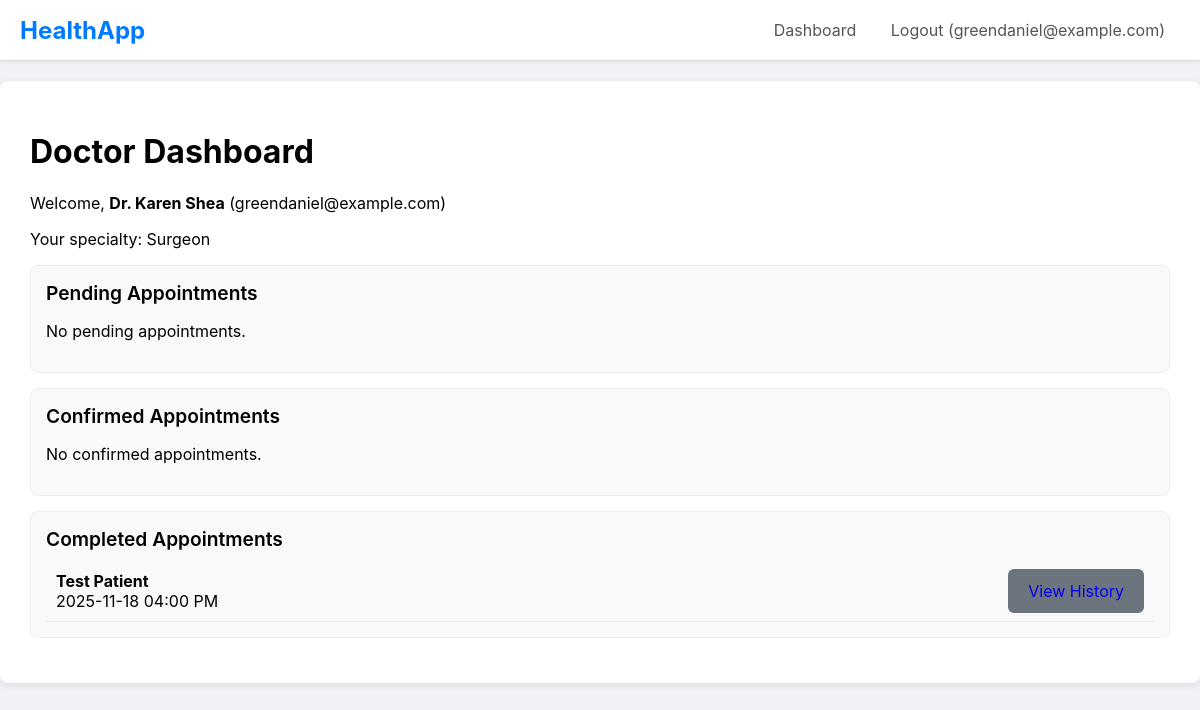
Before: /doctor_dashboard (signed in) with the older database file.
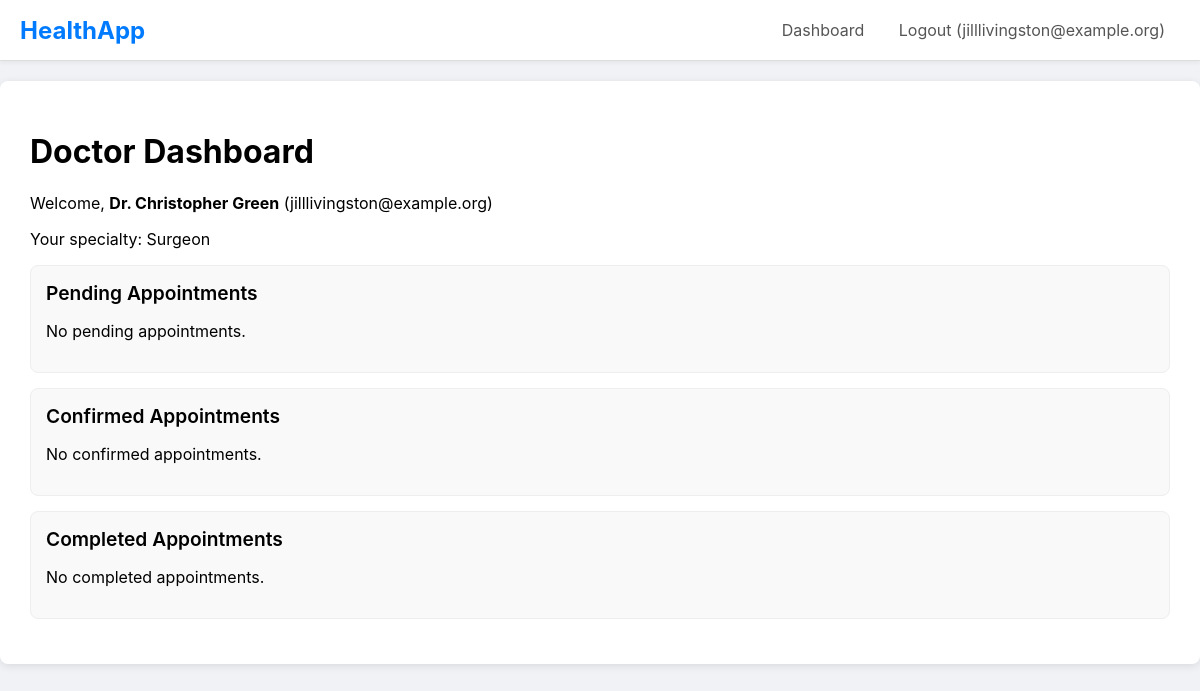
After: the same page with the newer database file.
### main.py (models this page shows, shortened)
class User(db.Model, UserMixin):
    id = db.Column(db.Integer, primary_key=True)
    email = db.Column(db.String(120), unique=True, nullable=False)
    password_hash = db.Column(db.String(60), nullable=False)
    role = db.Column(db.String(20), nullable=False)
    patient_profile = db.relationship('PatientProfile', backref='user', uselist=False, cascade="all, delete-orphan")
    doctor_profile = db.relationship('DoctorProfile', backref='user', uselist=False, cascade="all, delete-orphan")
    insurance_profile = db.relationship('InsuranceProfile', backref='user', uselist=False, cascade="all, delete-orphan")

class DoctorProfile(db.Model):
    id = db.Column(db.Integer, primary_key=True)
    full_name = db.Column(db.String(100), nullable=False, default='Dr. Unnamed')
    phone = db.Column(db.String(20))
    specialty = db.Column(db.String(100))
    practice_address = db.Column(db.String(200))
    pincode = db.Column(db.String(10))
    user_id = db.Column(db.Integer, db.ForeignKey('user.id'), nullable=False, unique=True)
    records_written = db.relationship('MedicalRecord', backref='doctor', lazy='dynamic', foreign_keys='MedicalRecord.doctor_id')
    appointments = db.relationship('Appointment', backref='doctor', lazy='dynamic', foreign_keys='Appointment.doctor_id')
    reviews = db.relationship('DoctorReview', backref='doctor_profile', lazy='dynamic', foreign_keys='DoctorReview.doctor_id')
    files_written = db.relationship('MedicalFile', backref='doctor', lazy='dynamic', foreign_keys='MedicalFile.doctor_id')
    permitted_patients = db.relationship('PatientProfile', secondary=patient_doctor_permissions,
        back_populates='permitted_doctors')

class Appointment(db.Model):
    id = db.Column(db.Integer, primary_key=True)
    appointment_time = db.Column(db.DateTime, nullable=False)
    status = db.Column(db.String(20), nullable=False, default='Pending') # Pending, Confirmed, Cancelled, Completed
    patient_id = db.Column(db.Integer, db.ForeignKey('patient_profile.id'), nullable=False)
    doctor_id = db.Column(db.Integer, db.ForeignKey('doctor_profile.id'), nullable=False)

class PatientProfile(db.Model):
    id = db.Column(db.Integer, primary_key=True)
    full_name = db.Column(db.String(100), nullable=False, default='Unnamed')
    phone = db.Column(db.String(20))
    address = db.Column(db.String(200))
    pincode = db.Column(db.String(10))
    user_id = db.Column(db.Integer, db.ForeignKey('user.id'), nullable=False, unique=True)
    records = db.relationship('MedicalRecord', backref='patient', lazy='dynamic', foreign_keys='MedicalRecord.patient_id')
    appointments = db.relationship('Appointment', backref='patient', lazy='dynamic', foreign_keys='Appointment.patient_id')
    reviews = db.relationship('DoctorReview', backref='patient', lazy='dynamic', foreign_keys='DoctorReview.patient_id')
    files = db.relationship('MedicalFile', backref='patient', lazy='dynamic', foreign_keys='MedicalFile.patient_id')
    permitted_doctors = db.relationship('DoctorProfile', secondary=patient_doctor_permissions,
        back_populates='permitted_patients')

### main.py (the view)
@app.route("/doctor_dashboard")
@login_required
@role_required('doctor')
def doctor_dashboard():
    appointments = g.profile.appointments.order_by(Appointment.appointment_time.asc()).all()
    pending_apts = [a for a in appointments if a.status == 'Pending']
    confirmed_apts = [a for a in appointments if a.status == 'Confirmed']
    completed_apts = [a for a in appointments if a.status == 'Completed']
    return render_template('doctor_dashboard.html',
                           pending_apts=pending_apts,
                           confirmed_apts=confirmed_apts,
                           completed_apts=completed_apts)

### main.py (called while the page is built)
@login_manager.user_loader
def load_user(user_id):
    return db.session.get(User, int(user_id))

def role_required(role_name):
    def decorator(f):
        @wraps(f)
        def decorated_function(*args, **kwargs):
            if not current_user.is_authenticated or current_user.role != role_name:
                abort(403)
            if current_user.role == 'patient':
                g.profile = current_user.patient_profile
            elif current_user.role == 'doctor':
                g.profile = current_user.doctor_profile
            elif current_user.role == 'insurance':
                g.profile = current_user.insurance_profile
            return f(*args, **kwargs)
        return decorated_function
    return decorator

### templates/doctor_dashboard.html
{% extends 'layout.html' %}
{% block content %}
    <h1>Doctor Dashboard</h1>
    <p>Welcome, <b>{{ g.profile.full_name }}</b> ({{ current_user.email }})</p>
    <p>Your specialty: {{ g.profile.specialty }}</p>
    <div class="card">
        <div class="card-header">Pending Appointments</div>
        {% for apt in pending_apts %}
            <div class="d-flex justify-between align-center" style="padding: 10px; border-bottom: 1px solid #eee;">
                <div>
                    <b>{{ apt.patient.full_name }}</b><br>
                    {{ apt.appointment_time.strftime('%Y-%m-%d %I:%M %p') }}
                </div>
                <div>
                    <a href="{{ url_for('appointment_action', appointment_id=apt.id, action='confirm') }}" class="btn" style="margin-right: 5px;">Confirm</a>
                    <a href="{{ url_for('appointment_action', appointment_id=apt.id, action='cancel') }}" class="btn-danger" style="text-decoration: none; padding: 12px 20px; border-radius: 6px;">Cancel</a>
                </div>
            </div>
        {% else %}
            <p>No pending appointments.</p>
        {% endfor %}
    </div>
    <div class="card">
        <div class="card-header">Confirmed Appointments</div>
        {% for apt in confirmed_apts %}
             <div class="d-flex justify-between align-center" style="padding: 10px; border-bottom: 1px solid #eee;">
                <div>
                    <b>{{ apt.patient.full_name }}</b><br>
                    {{ apt.appointment_time.strftime('%Y-%m-%d %I:%M %p') }}
                </div>
                <div>
                    <a href="{{ url_for('update_record', patient_id=apt.patient.id) }}" class="btn-secondary" style="text-decoration: none; padding: 12px 20px; border-radius: 6px; margin-right: 5px;">View/Add Record</a>
                    <a href="{{ url_for('appointment_action', appointment_id=apt.id, action='complete') }}" class="btn">Mark as Completed</a>
                </div>
            </div>
        {% else %}
            <p>No confirmed appointments.</p>
        {% endfor %}
    </div>
    <div class="card">
        <div class="card-header">Completed Appointments</div>
        {% for apt in completed_apts %}
             <div class="d-flex justify-between align-center" style="padding: 10px; border-bottom: 1px solid #eee;">
                <div>
                    <b>{{ apt.patient.full_name }}</b><br>
                    {{ apt.appointment_time.strftime('%Y-%m-%d %I:%M %p') }}
                </div>
                <div>
                    <a href="{{ url_for('update_record', patient_id=apt.patient.id) }}" class="btn-secondary" style="text-decoration: none; padding: 12px 20px; border-radius: 6px;">View History</a>
                </div>
            </div>
        {% else %}
            <p>No completed appointments.</p>
        {% endfor %}
    </div>
{% endblock %}

### templates/layout.html (shortened to what this page needs)
<!DOCTYPE html>
<html lang="en">
<head>
</head>
<body>
    <nav>
        <div class="logo"><a href="{{ url_for('home') }}" style="text-decoration: none; color: #007bff;">HealthApp</a></div>
        <div class="nav-links">
            {% if current_user.is_authenticated %}
                <a href="{{ url_for('dashboard') }}">Dashboard</a>
                <a href="{{ url_for('logout') }}">Logout ({{ current_user.email }})</a>
            {% else %}
                <a href="{{ url_for('login') }}">Login</a>
                <a href="{{ url_for('register') }}">Register</a>
            {% endif %}
        </div>
    </nav>
    <div class="container">
        {% block content %}{% endblock %}
    </div>
</body>
</html>

Changed rows visible on the page:
no longer on this page (row edited): Appointment: patient.full_name "Test Patient", appointment_time "2025-11-18 04:00 PM"
changed User: email "greendaniel@example.com" → "jilllivingston@example.org"
changed DoctorProfile "Surgeon": profile.full_name "Dr. Karen Shea" → "Dr. Christopher Green"
Other visible differences:
text now shown: "No completed appointments."
